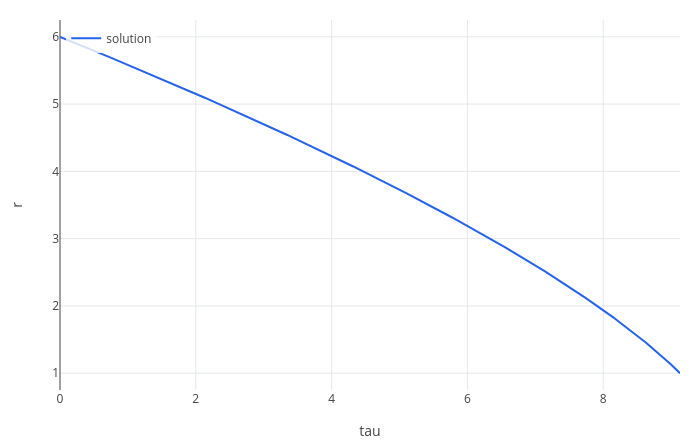

Notebook code for this chart:
### Markdown cell above
Near the small black hole the stretch is about 20 million $g$: certain spaghettification, well outside the horizon.
At Sagittarius A*, about $10^{-4}\,g$: you would cross the horizon without feeling a thing.

## 4. Falling in

Take an object falling in from rest far away, in units with $r_s = 1$. Its proper time $\tau$ and the coordinate time $t$
of a far-away observer satisfy

$$\frac{dr}{d\tau} = -\sqrt{\frac{r_s}{r}}, \qquad \frac{dt}{d\tau} = \frac{1}{1 - r_s/r}$$

We follow it from $r = 6\,r_s$. The falling clock reaches the horizon and the centre in a finite time:

### Code cell
clear
r_s = 1;
odeplot([-sqrt(r_s/r), 1/(1-r_s/r)], [r t], tau, [6 0], 0, 9.7, [tau r])

### Figure 1 — Plotly figure (JSON) as saved in the notebook; plotly's stock layout.template omitted (floating-point values rounded to 4 significant figures; data arrays with more than 128 entries replaced by an {"elided": "..."} marker saying what was removed)
{"data": [{"line": {"color": "#2563eb", "width": 2}, "mode": "lines", "name": "solution", "type": "scatter", "x": {"elided": "1451 float values"}, "y": {"elided": "1451 float values"}}], "layout": {"height": 440, "legend": {"bgcolor": "rgba(255,255,255,0.8)", "x": 0.01, "y": 0.99}, "margin": {"b": 50, "l": 60, "r": 20, "t": 20}, "showlegend": true, "title": {"text": ""}, "width": 700, "xaxis": {"title": {"text": "tau"}, "zeroline": true}, "yaxis": {"range": [0.7502, 6.25], "title": {"text": "r"}, "zeroline": true}}}
